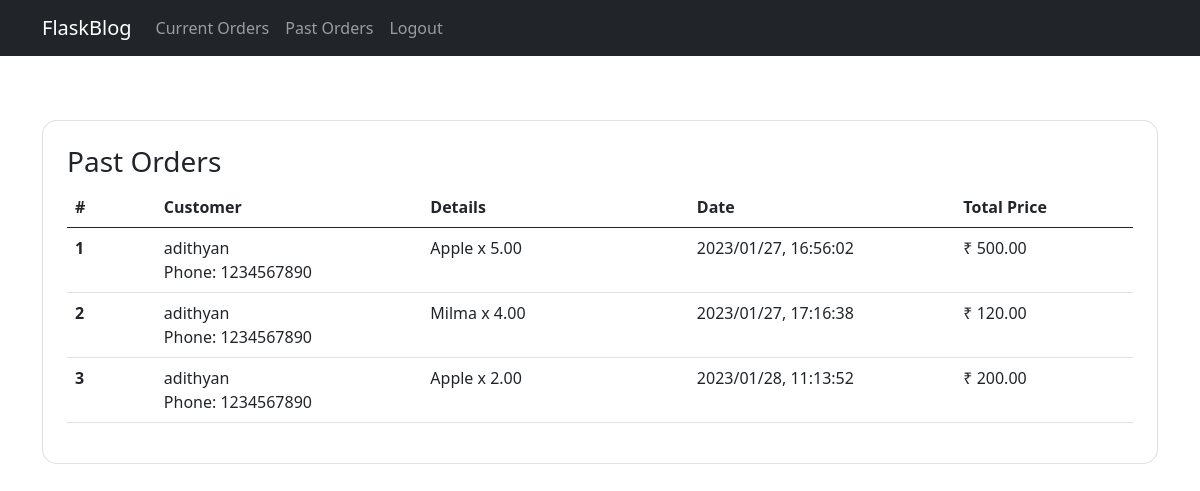
The page /vendor/past_orders (signed in) on the database its author committed.
### application/models.py (models this page shows)
class User(db.Model):
    __tablename__ = 'users'
    id = db.Column(db.Integer, primary_key=True, autoincrement=True)
    name = db.Column(db.String(255), nullable=False)
    email = db.Column(db.String(255), nullable=False, unique=True)
    password = db.Column(db.String(255), nullable=False)
    phone = db.Column(db.String(10), nullable=False)

class Products(db.Model):
    __tablename__ = 'products'
    id = db.Column(db.Integer, primary_key=True, autoincrement=True)
    name = db.Column(db.String(255), nullable=False)
    vendor = db.Column(db.Integer, db.ForeignKey('vendors.id'), nullable=False)
    image = db.Column(db.String(255), nullable=False)
    category = db.Column(db.String(255), nullable=False)
    price = db.Column(db.Numeric(10,2), nullable=False)
    qty = db.Column(db.Numeric(10,2), nullable=False)
    unit = db.Column(db.String(255), nullable=False)

class Orders(db.Model):
    __tablename__ = 'orders'
    id = db.Column(db.Integer, primary_key=True, autoincrement=True)
    vendor = db.Column(db.Integer, db.ForeignKey('vendors.id'), nullable=False)
    user = db.Column(db.Integer, db.ForeignKey('users.id'), nullable=False)
    product = db.Column(db.Integer, db.ForeignKey('products.id'), nullable=False)
    date = db.Column(db.String(255), nullable=False)
    qty = db.Column(db.Numeric(10,2), nullable=False)
    price = db.Column(db.Numeric(10,2), nullable=False)
    state = db.Column(db.String(255), nullable=False)

### application/controllers.py (the view)
@app.route('/vendor/past_orders')
@vendor_login_required
def vendor_past_orders():
    orders=Orders.query.filter_by(vendor=session['id'], state="Delivered").all()
    orders= utils.get_vendor_orders(orders)
    return render_template('vendor_past_orders.html', orders = orders)

### application/controllers.py (called while the page is built)
def vendor_login_required(f):
    @wraps(f)
    def wrap(*args, **kwargs):
        if 'type' in session and session['type'] == 'Vendor' and 'status' in session:
            return f(*args, **kwargs)
        else:
            flash('Unauthorized Access','danger')
            return redirect(url_for('login'))
    return wrap

### application/utils.py (called while the page is built)
def get_vendor_orders(orders):
    out = []
    for order in orders:
        product = Products.query.filter_by(id=order.product).first()
        buyer = User.query.filter_by(id=order.user).first()
        item = {
            'id': order.id,
            'buyer_name': buyer.name,
            'buyer_phone': buyer.phone,
            'product_name': product.name,
            'qty': order.qty,
            'date': order.date,
            'price': round(order.price * order.qty,2)
        }
        out.append(item)
    return out

### templates/vendor_past_orders.html
{% extends 'base_vendor.html' %}
{% block content %}
<div class="container py-5 h-100">
  <div class="card" style="border-radius: 15px;">
      <div class="card-body p-4">
          <h3>Past Orders</h3>
          <table class="table">
              <thead>
                <tr>
                  <th class = "col-1">#</th>
                  <th class = "col-3">Customer</th>
                  <th class="col-3">Details</th>
                  <th class="col-3">Date</th>
                  <th class = "col-2">Total Price</th>
                </tr>
              </thead>
              <tbody>
                  {% for order in orders %}
                      <tr>
                          <th>{{ loop.index }}</th>
                          <td>
                              <div>
                                  <span>{{order['buyer_name']}}
                                  <br>
                                  Phone: {{order['buyer_phone']}}</span>
                              </div>
                          </td>
                          <td>{{ order['product_name'] }} x {{ order['qty'] }}</td>
                          <td>{{ order['date'] }}</td>
                          <td>₹ {{ order['price'] }}</td>
                      </tr>
                  {% endfor %}
              </tbody>
            </table>
      </div>
  </div>
</div>
{% endblock %}

### rows shown on the page
User: buyer_name "adithyan" "adithyan" "adithyan", buyer_phone "1234567890" "1234567890" "1234567890"
Products: product_name "Apple" "Apple"
Orders: qty "5.00", date "2023/01/27, 16:56:02"
Products: product_name "Milma"
Orders: qty "4.00", date "2023/01/27, 17:16:38"
Orders: qty "2.00", date "2023/01/28, 11:13:52"

### other values the page prints
{{ order['price'] }} "500.00" "120.00" "200.00"
